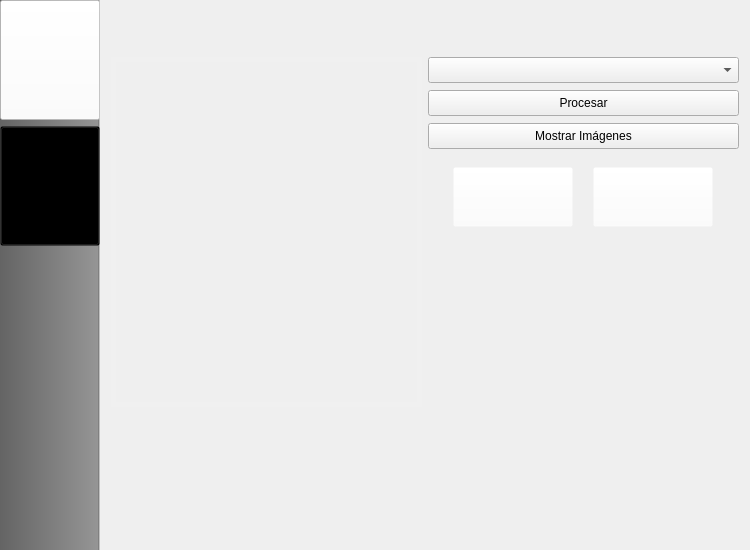
<?xml version="1.0" encoding="UTF-8"?>
<ui version="4.0">
 <class>MainWindow</class>
 <widget class="QMainWindow" name="MainWindow">
  <property name="geometry">
   <rect>
    <x>0</x>
    <y>0</y>
    <width>750</width>
    <height>550</height>
   </rect>
  </property>
  <property name="windowTitle">
   <string>MainWindow</string>
  </property>
  <widget class="QWidget" name="centralWidget">
   <layout class="QHBoxLayout" name="horizontalLayout">
    <property name="spacing">
     <number>0</number>
    </property>
    <property name="leftMargin">
     <number>0</number>
    </property>
    <property name="topMargin">
     <number>0</number>
    </property>
    <property name="rightMargin">
     <number>0</number>
    </property>
    <property name="bottomMargin">
     <number>0</number>
    </property>
    <item>
     <widget class="QWidget" name="menuWidget" native="true">
      <property name="minimumSize">
       <size>
        <width>100</width>
        <height>100</height>
       </size>
      </property>
      <property name="styleSheet">
       <string notr="true">QWidget 
{ 
background: qlineargradient(spread:pad, x1:0, y1:0, x2:1, y2:0, stop:0 rgba(100, 100, 100, 255), stop:1 rgba(150, 150, 150, 255));  
border-right: 2px groove gray; 
}

QWidget::item:hover 
{ 
background: qlineargradient(spread:pad, x1:0, y1:0, x2:1, y2:0, stop:0 rgba(150, 150, 150, 255), stop:1 rgba(200, 200, 200, 255)); 
}

QWidget::item:selected 
{ 
background: qlineargradient(spread:pad, x1:0, y1:0, x2:1, y2:0, stop:0 rgba(200, 200, 200, 200), stop:1 rgba(220, 220, 220, 255)); 
}

QWidget::item 
{ 
border-bottom: 2px groove gray; 
padding: 10px; color: white; 
}</string>
      </property>
      <layout class="QVBoxLayout" name="verticalLayout_5">
       <property name="leftMargin">
        <number>0</number>
       </property>
       <property name="topMargin">
        <number>0</number>
       </property>
       <property name="rightMargin">
        <number>0</number>
       </property>
       <item>
        <widget class="QPushButton" name="pushButtonMenu1">
         <property name="minimumSize">
          <size>
           <width>0</width>
           <height>120</height>
          </size>
         </property>
         <property name="styleSheet">
          <string notr="true">background-color:rgba(255,255,255,150);
</string>
         </property>
         <property name="text">
          <string/>
         </property>
         <property name="icon">
          <iconset resource="Resources.qrc">
           <normaloff>:/MyFile/Images/menu1.png</normaloff>:/MyFile/Images/menu1.png</iconset>
         </property>
         <property name="iconSize">
          <size>
           <width>64</width>
           <height>64</height>
          </size>
         </property>
        </widget>
       </item>
       <item>
        <widget class="QPushButton" name="pushButtonMenu2">
         <property name="minimumSize">
          <size>
           <width>0</width>
           <height>120</height>
          </size>
         </property>
         <property name="styleSheet">
          <string notr="true">background:transparent;</string>
         </property>
         <property name="text">
          <string/>
         </property>
         <property name="icon">
          <iconset resource="Resources.qrc">
           <normaloff>:/MyFile/Images/menu2.png</normaloff>:/MyFile/Images/menu2.png</iconset>
         </property>
         <property name="iconSize">
          <size>
           <width>64</width>
           <height>64</height>
          </size>
         </property>
        </widget>
       </item>
       <item>
        <spacer name="verticalSpacer_7">
         <property name="orientation">
          <enum>Qt::Vertical</enum>
         </property>
         <property name="sizeHint" stdset="0">
          <size>
           <width>20</width>
           <height>40</height>
          </size>
         </property>
        </spacer>
       </item>
      </layout>
     </widget>
    </item>
    <item>
     <widget class="QStackedWidget" name="stackedWidget">
      <property name="currentIndex">
       <number>0</number>
      </property>
      <widget class="QWidget" name="processWidget">
       <property name="styleSheet">
        <string notr="true">QWidget#processWidget	{
border-image:url(:/MyFile/Images/background.png)
}</string>
       </property>
       <layout class="QGridLayout" name="gridLayout">
        <item row="3" column="1">
         <spacer name="verticalSpacer_3">
          <property name="orientation">
           <enum>Qt::Vertical</enum>
          </property>
          <property name="sizeHint" stdset="0">
           <size>
            <width>20</width>
            <height>30</height>
           </size>
          </property>
         </spacer>
        </item>
        <item row="0" column="0" colspan="3">
         <widget class="QLabel" name="processLabelProgress">
          <property name="minimumSize">
           <size>
            <width>0</width>
            <height>40</height>
           </size>
          </property>
          <property name="styleSheet">
           <string notr="true">color:white;</string>
          </property>
          <property name="text">
           <string/>
          </property>
          <property name="alignment">
           <set>Qt::AlignCenter</set>
          </property>
         </widget>
        </item>
        <item row="2" column="0" colspan="3">
         <layout class="QHBoxLayout" name="horizontalLayout_5">
          <item>
           <widget class="QLabel" name="labelImage">
            <property name="sizePolicy">
             <sizepolicy hsizetype="Preferred" vsizetype="Preferred">
              <horstretch>0</horstretch>
              <verstretch>0</verstretch>
             </sizepolicy>
            </property>
            <property name="minimumSize">
             <size>
              <width>0</width>
              <height>350</height>
             </size>
            </property>
            <property name="styleSheet">
             <string notr="true">border: 5px solid  #f0f0f0;</string>
            </property>
            <property name="frameShape">
             <enum>QFrame::StyledPanel</enum>
            </property>
            <property name="frameShadow">
             <enum>QFrame::Sunken</enum>
            </property>
            <property name="lineWidth">
             <number>1</number>
            </property>
            <property name="text">
             <string/>
            </property>
            <property name="textFormat">
             <enum>Qt::RichText</enum>
            </property>
           </widget>
          </item>
          <item>
           <layout class="QVBoxLayout" name="verticalLayout_4">
            <item>
             <widget class="QComboBox" name="comboBoxProcessOptions">
              <property name="sizePolicy">
               <sizepolicy hsizetype="Preferred" vsizetype="Preferred">
                <horstretch>0</horstretch>
                <verstretch>0</verstretch>
               </sizepolicy>
              </property>
              <property name="minimumSize">
               <size>
                <width>0</width>
                <height>26</height>
               </size>
              </property>
             </widget>
            </item>
            <item>
             <spacer name="verticalSpacer_5">
              <property name="orientation">
               <enum>Qt::Vertical</enum>
              </property>
              <property name="sizeType">
               <enum>QSizePolicy::Fixed</enum>
              </property>
              <property name="sizeHint" stdset="0">
               <size>
                <width>20</width>
                <height>1</height>
               </size>
              </property>
             </spacer>
            </item>
            <item>
             <widget class="QPushButton" name="pushButtonProcess">
              <property name="sizePolicy">
               <sizepolicy hsizetype="Minimum" vsizetype="Preferred">
                <horstretch>0</horstretch>
                <verstretch>0</verstretch>
               </sizepolicy>
              </property>
              <property name="minimumSize">
               <size>
                <width>0</width>
                <height>26</height>
               </size>
              </property>
              <property name="text">
               <string>Procesar</string>
              </property>
              <property name="checkable">
               <bool>false</bool>
              </property>
             </widget>
            </item>
            <item>
             <spacer name="verticalSpacer_4">
              <property name="orientation">
               <enum>Qt::Vertical</enum>
              </property>
              <property name="sizeType">
               <enum>QSizePolicy::Fixed</enum>
              </property>
              <property name="sizeHint" stdset="0">
               <size>
                <width>20</width>
                <height>1</height>
               </size>
              </property>
             </spacer>
            </item>
            <item>
             <widget class="QPushButton" name="pushButtonProcessShowAllImages">
              <property name="sizePolicy">
               <sizepolicy hsizetype="Minimum" vsizetype="Preferred">
                <horstretch>0</horstretch>
                <verstretch>0</verstretch>
               </sizepolicy>
              </property>
              <property name="minimumSize">
               <size>
                <width>0</width>
                <height>26</height>
               </size>
              </property>
              <property name="text">
               <string>Mostrar Imágenes</string>
              </property>
             </widget>
            </item>
            <item>
             <spacer name="verticalSpacer_2">
              <property name="orientation">
               <enum>Qt::Vertical</enum>
              </property>
              <property name="sizeType">
               <enum>QSizePolicy::Fixed</enum>
              </property>
              <property name="sizeHint" stdset="0">
               <size>
                <width>20</width>
                <height>1</height>
               </size>
              </property>
             </spacer>
            </item>
            <item>
             <widget class="QWidget" name="widget_3" native="true">
              <layout class="QHBoxLayout" name="horizontalLayout_7">
               <item>
                <widget class="QPushButton" name="pushButtonProcessScan">
                 <property name="sizePolicy">
                  <sizepolicy hsizetype="Maximum" vsizetype="Preferred">
                   <horstretch>0</horstretch>
                   <verstretch>0</verstretch>
                  </sizepolicy>
                 </property>
                 <property name="minimumSize">
                  <size>
                   <width>120</width>
                   <height>60</height>
                  </size>
                 </property>
                 <property name="styleSheet">
                  <string notr="true">QPushButton{
	background-color:rgba(255,255,255,0);
	font-family: helvetica neue;
	font-style: 100;
	font-size: 12pt;
	color: white;
}


QPushButton:hover {
    background-color:rgba(255,255,255,50);
	font-family: helvetica neue;
	font-style: 100;
	font-size: 12pt;
	color: white;
}


QPushButton:pressed {
    background-color:rgba(255,255,255,150);
	font-family: helvetica neue;
	font-style: 100;
	font-size: 14pt;
	color: white;
}
</string>
                 </property>
                 <property name="text">
                  <string/>
                 </property>
                 <property name="icon">
                  <iconset resource="Resources.qrc">
                   <normaloff>:/MyFile/Images/scan.png</normaloff>:/MyFile/Images/scan.png</iconset>
                 </property>
                 <property name="iconSize">
                  <size>
                   <width>48</width>
                   <height>48</height>
                  </size>
                 </property>
                 <property name="flat">
                  <bool>false</bool>
                 </property>
                </widget>
               </item>
               <item>
                <widget class="QPushButton" name="pushButtonProcessLoad">
                 <property name="sizePolicy">
                  <sizepolicy hsizetype="Maximum" vsizetype="Preferred">
                   <horstretch>0</horstretch>
                   <verstretch>0</verstretch>
                  </sizepolicy>
                 </property>
                 <property name="minimumSize">
                  <size>
                   <width>120</width>
                   <height>60</height>
                  </size>
                 </property>
                 <property name="styleSheet">
                  <string notr="true">QPushButton{
	background-color:rgba(255,255,255,0);
	font-family: helvetica neue;
	font-style: 100;
	font-size: 12pt;
	color: white;
}


QPushButton:hover {
    background-color:rgba(255,255,255,50);s
	font-family: helvetica neue;
	font-style: 100;
	font-size: 12pt;
	color: white;
}


QPushButton:pressed {
    background-color:rgba(255,255,255,150);
	font-family: helvetica neue;
	font-style: 100;
	font-size: 14pt;
	color: white;
}
</string>
                 </property>
                 <property name="text">
                  <string/>
                 </property>
                 <property name="icon">
                  <iconset resource="Resources.qrc">
                   <normaloff>:/MyFile/Images/openImage.png</normaloff>:/MyFile/Images/openImage.png</iconset>
                 </property>
                 <property name="iconSize">
                  <size>
                   <width>48</width>
                   <height>48</height>
                  </size>
                 </property>
                 <property name="flat">
                  <bool>false</bool>
                 </property>
                </widget>
               </item>
              </layout>
             </widget>
            </item>
            <item>
             <spacer name="verticalSpacer">
              <property name="orientation">
               <enum>Qt::Vertical</enum>
              </property>
              <property name="sizeHint" stdset="0">
               <size>
                <width>20</width>
                <height>40</height>
               </size>
              </property>
             </spacer>
            </item>
           </layout>
          </item>
         </layout>
        </item>
       </layout>
      </widget>
      <widget class="QWidget" name="varificationWidget">
       <property name="styleSheet">
        <string notr="true">QWidget#varificationWidget	{
border-image:url(:/MyFile/Images/background.png)
}</string>
       </property>
       <layout class="QVBoxLayout" name="verticalLayout_3">
        <item>
         <widget class="QLabel" name="labelVerificationScore">
          <property name="sizePolicy">
           <sizepolicy hsizetype="Preferred" vsizetype="Maximum">
            <horstretch>0</horstretch>
            <verstretch>0</verstretch>
           </sizepolicy>
          </property>
          <property name="styleSheet">
           <string notr="true">color:white;</string>
          </property>
          <property name="text">
           <string/>
          </property>
          <property name="alignment">
           <set>Qt::AlignCenter</set>
          </property>
         </widget>
        </item>
        <item>
         <widget class="Line" name="line_3">
          <property name="orientation">
           <enum>Qt::Horizontal</enum>
          </property>
         </widget>
        </item>
        <item>
         <widget class="QWidget" name="widget" native="true">
          <layout class="QHBoxLayout" name="horizontalLayout_4">
           <property name="bottomMargin">
            <number>0</number>
           </property>
           <item>
            <widget class="QWidget" name="leftImage" native="true">
             <layout class="QVBoxLayout" name="verticalLayout_2">
              <item>
               <widget class="QLabel" name="labelLeftImage">
                <property name="sizePolicy">
                 <sizepolicy hsizetype="Preferred" vsizetype="MinimumExpanding">
                  <horstretch>0</horstretch>
                  <verstretch>0</verstretch>
                 </sizepolicy>
                </property>
                <property name="styleSheet">
                 <string notr="true">border: 5px solid  #f0f0f0;</string>
                </property>
                <property name="frameShape">
                 <enum>QFrame::StyledPanel</enum>
                </property>
                <property name="frameShadow">
                 <enum>QFrame::Sunken</enum>
                </property>
                <property name="text">
                 <string/>
                </property>
               </widget>
              </item>
              <item>
               <layout class="QHBoxLayout" name="horizontalLayout_2">
                <item>
                 <widget class="QPushButton" name="pushButtonVeriLeftScan">
                  <property name="styleSheet">
                   <string notr="true">QPushButton{
	background-color:rgba(255,255,255,0);
	font-family: helvetica neue;
	font-style: 100;
	font-size: 12pt;
	color: white;
}


QPushButton:hover {
    background-color:rgba(255,255,255,50);
	border-image:url(:/MyFile/Images/menu1.png)
	font-family: helvetica neue;
	font-style: 100;
	font-size: 12pt;
	color: white;
}


QPushButton:pressed {
    background-color:rgba(255,255,255,150);
	border-radius: 3px;
	border: 1.5px solid white;
	font-family: helvetica neue;
	font-style: 100;
	font-size: 14pt;
	color: white;
}
</string>
                  </property>
                  <property name="text">
                   <string/>
                  </property>
                  <property name="icon">
                   <iconset resource="Resources.qrc">
                    <normaloff>:/MyFile/Images/scan.png</normaloff>:/MyFile/Images/scan.png</iconset>
                  </property>
                  <property name="iconSize">
                   <size>
                    <width>48</width>
                    <height>48</height>
                   </size>
                  </property>
                  <property name="flat">
                   <bool>true</bool>
                  </property>
                 </widget>
                </item>
                <item>
                 <widget class="QPushButton" name="pushButtonVeroLeftLoad">
                  <property name="styleSheet">
                   <string notr="true">QPushButton{
	background-color:rgba(255,255,255,0);
	font-family: helvetica neue;
	font-style: 100;
	font-size: 12pt;
	color: white;
}


QPushButton:hover {
    background-color:rgba(255,255,255,50);
	image: url(:/MyFile/Images/scan.png);
	font-family: helvetica neue;
	font-style: 100;
	font-size: 12pt;
	color: white;
}


QPushButton:pressed {
    background-color:rgba(255,255,255,150);
	font-family: helvetica neue;
	font-style: 100;
	font-size: 14pt;
	color: white;
}
</string>
                  </property>
                  <property name="text">
                   <string/>
                  </property>
                  <property name="icon">
                   <iconset resource="Resources.qrc">
                    <normaloff>:/MyFile/Images/openImage.png</normaloff>:/MyFile/Images/openImage.png</iconset>
                  </property>
                  <property name="iconSize">
                   <size>
                    <width>48</width>
                    <height>48</height>
                   </size>
                  </property>
                  <property name="flat">
                   <bool>true</bool>
                  </property>
                 </widget>
                </item>
               </layout>
              </item>
             </layout>
            </widget>
           </item>
           <item>
            <widget class="QWidget" name="widget_2" native="true">
             <layout class="QVBoxLayout" name="verticalLayout">
              <item>
               <widget class="QLabel" name="labelRightImage">
                <property name="sizePolicy">
                 <sizepolicy hsizetype="Preferred" vsizetype="MinimumExpanding">
                  <horstretch>0</horstretch>
                  <verstretch>0</verstretch>
                 </sizepolicy>
                </property>
                <property name="styleSheet">
                 <string notr="true">border: 5px solid  #f0f0f0;</string>
                </property>
                <property name="frameShape">
                 <enum>QFrame::StyledPanel</enum>
                </property>
                <property name="frameShadow">
                 <enum>QFrame::Sunken</enum>
                </property>
                <property name="text">
                 <string/>
                </property>
               </widget>
              </item>
              <item>
               <layout class="QHBoxLayout" name="horizontalLayout_3">
                <item>
                 <widget class="QPushButton" name="pushButtonVeriRightScan">
                  <property name="styleSheet">
                   <string notr="true">QPushButton{
	background-color:rgba(255,255,255,0);
	font-family: helvetica neue;
	font-style: 100;
	font-size: 12pt;
	color: white;
}


QPushButton:hover {
    background-color:rgba(255,255,255,50);
	font-family: helvetica neue;
	font-style: 100;
	font-size: 12pt;
	color: white;
}


QPushButton:pressed {
    background-color:rgba(255,255,255,150);
	font-family: helvetica neue;
	font-style: 100;
	font-size: 14pt;
	color: white;
}
</string>
                  </property>
                  <property name="text">
                   <string/>
                  </property>
                  <property name="icon">
                   <iconset resource="Resources.qrc">
                    <normaloff>:/MyFile/Images/scan.png</normaloff>:/MyFile/Images/scan.png</iconset>
                  </property>
                  <property name="iconSize">
                   <size>
                    <width>48</width>
                    <height>48</height>
                   </size>
                  </property>
                  <property name="flat">
                   <bool>true</bool>
                  </property>
                 </widget>
                </item>
                <item>
                 <widget class="QPushButton" name="pushButtonVeriRightLoad">
                  <property name="styleSheet">
                   <string notr="true">QPushButton{
	background-color:rgba(255,255,255,0);
	font-family: helvetica neue;
	font-style: 100;
	font-size: 12pt;
	color: white;
}


QPushButton:hover {
    background-color:rgba(255,255,255,50);
	font-family: helvetica neue;
	font-style: 100;
	font-size: 12pt;
	color: white;
}


QPushButton:pressed {
    background-color:rgba(255,255,255,150);
	font-family: helvetica neue;
	font-style: 100;
	font-size: 14pt;
	color: white;
}
</string>
                  </property>
                  <property name="text">
                   <string/>
                  </property>
                  <property name="icon">
                   <iconset resource="Resources.qrc">
                    <normaloff>:/MyFile/Images/openImage.png</normaloff>:/MyFile/Images/openImage.png</iconset>
                  </property>
                  <property name="iconSize">
                   <size>
                    <width>48</width>
                    <height>48</height>
                   </size>
                  </property>
                  <property name="flat">
                   <bool>true</bool>
                  </property>
                 </widget>
                </item>
               </layout>
              </item>
             </layout>
            </widget>
           </item>
          </layout>
         </widget>
        </item>
        <item alignment="Qt::AlignHCenter">
         <widget class="QPushButton" name="pushButtonVerificationMatch">
          <property name="minimumSize">
           <size>
            <width>300</width>
            <height>40</height>
           </size>
          </property>
          <property name="maximumSize">
           <size>
            <width>300</width>
            <height>16777215</height>
           </size>
          </property>
          <property name="text">
           <string>Verificar</string>
          </property>
         </widget>
        </item>
        <item>
         <spacer name="verticalSpacer_6">
          <property name="orientation">
           <enum>Qt::Vertical</enum>
          </property>
          <property name="sizeType">
           <enum>QSizePolicy::Preferred</enum>
          </property>
          <property name="sizeHint" stdset="0">
           <size>
            <width>20</width>
            <height>10</height>
           </size>
          </property>
         </spacer>
        </item>
       </layout>
      </widget>
      <widget class="QWidget" name="statisticsWidget"/>
     </widget>
    </item>
   </layout>
  </widget>
  <action name="actionAbrir">
   <property name="text">
    <string>Abrir</string>
   </property>
  </action>
  <action name="actionAbrir_Blanco_Negro">
   <property name="text">
    <string>Abrir Blanco/Negro</string>
   </property>
  </action>
 </widget>
 <layoutdefault spacing="6" margin="11"/>
 <resources>
  <include location="Resources.qrc"/>
 </resources>
 <connections/>
</ui>
